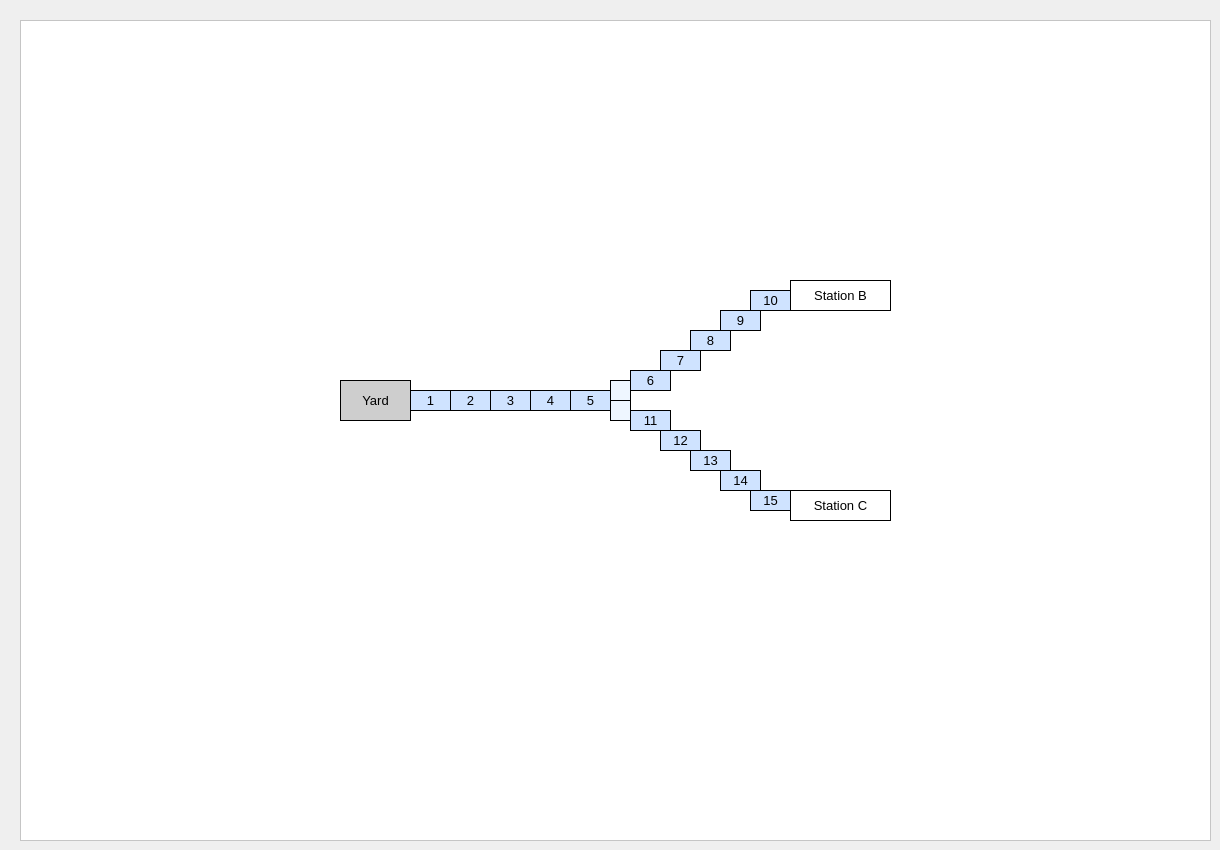
    <widget class="QWidget" name="page_4">
     <widget class="QFrame" name="frame_2">
      <property name="geometry">
       <rect>
        <x>20</x>
        <y>20</y>
        <width>1191</width>
        <height>821</height>
       </rect>
      </property>
      <property name="styleSheet">
       <string notr="true">background-color: rgb(255, 255, 255);</string>
      </property>
      <property name="frameShape">
       <enum>QFrame::StyledPanel</enum>
      </property>
      <property name="frameShadow">
       <enum>QFrame::Sunken</enum>
      </property>
      <property name="lineWidth">
       <number>2</number>
      </property>
      <widget class="QLabel" name="label_32">
       <property name="geometry">
        <rect>
         <x>320</x>
         <y>360</y>
         <width>71</width>
         <height>41</height>
        </rect>
       </property>
       <property name="font">
        <font>
         <pointsize>10</pointsize>
        </font>
       </property>
       <property name="styleSheet">
        <string notr="true">background-color: rgb(206, 206, 206);</string>
       </property>
       <property name="frameShape">
        <enum>QFrame::Box</enum>
       </property>
       <property name="lineWidth">
        <number>1</number>
       </property>
       <property name="text">
        <string>Yard</string>
       </property>
       <property name="alignment">
        <set>Qt::AlignCenter</set>
       </property>
      </widget>
      <widget class="QLabel" name="label_37">
       <property name="geometry">
        <rect>
         <x>390</x>
         <y>370</y>
         <width>41</width>
         <height>21</height>
        </rect>
       </property>
       <property name="font">
        <font>
         <pointsize>10</pointsize>
        </font>
       </property>
       <property name="styleSheet">
        <string notr="true">background-color: rgb(207, 227, 255);</string>
       </property>
       <property name="frameShape">
        <enum>QFrame::Box</enum>
       </property>
       <property name="lineWidth">
        <number>1</number>
       </property>
       <property name="text">
        <string>1</string>
       </property>
       <property name="alignment">
        <set>Qt::AlignCenter</set>
       </property>
      </widget>
      <widget class="QLabel" name="label_38">
       <property name="geometry">
        <rect>
         <x>430</x>
         <y>370</y>
         <width>41</width>
         <height>21</height>
        </rect>
       </property>
       <property name="font">
        <font>
         <pointsize>10</pointsize>
        </font>
       </property>
       <property name="styleSheet">
        <string notr="true">background-color: rgb(207, 227, 255);</string>
       </property>
       <property name="frameShape">
        <enum>QFrame::Box</enum>
       </property>
       <property name="lineWidth">
        <number>1</number>
       </property>
       <property name="text">
        <string>2</string>
       </property>
       <property name="alignment">
        <set>Qt::AlignCenter</set>
       </property>
      </widget>
      <widget class="QLabel" name="label_39">
       <property name="geometry">
        <rect>
         <x>470</x>
         <y>370</y>
         <width>41</width>
         <height>21</height>
        </rect>
       </property>
       <property name="font">
        <font>
         <pointsize>10</pointsize>
        </font>
       </property>
       <property name="styleSheet">
        <string notr="true">background-color: rgb(207, 227, 255);</string>
       </property>
       <property name="frameShape">
        <enum>QFrame::Box</enum>
       </property>
       <property name="lineWidth">
        <number>1</number>
       </property>
       <property name="text">
        <string>3</string>
       </property>
       <property name="alignment">
        <set>Qt::AlignCenter</set>
       </property>
      </widget>
      <widget class="QLabel" name="label_40">
       <property name="geometry">
        <rect>
         <x>510</x>
         <y>370</y>
         <width>41</width>
         <height>21</height>
        </rect>
       </property>
       <property name="font">
        <font>
         <pointsize>10</pointsize>
        </font>
       </property>
       <property name="styleSheet">
        <string notr="true">background-color: rgb(207, 227, 255);</string>
       </property>
       <property name="frameShape">
        <enum>QFrame::Box</enum>
       </property>
       <property name="lineWidth">
        <number>1</number>
       </property>
       <property name="text">
        <string>4</string>
       </property>
       <property name="alignment">
        <set>Qt::AlignCenter</set>
       </property>
      </widget>
      <widget class="QLabel" name="label_41">
       <property name="geometry">
        <rect>
         <x>550</x>
         <y>370</y>
         <width>41</width>
         <height>21</height>
        </rect>
       </property>
       <property name="font">
        <font>
         <pointsize>10</pointsize>
        </font>
       </property>
       <property name="styleSheet">
        <string notr="true">background-color: rgb(207, 227, 255);</string>
       </property>
       <property name="frameShape">
        <enum>QFrame::Box</enum>
       </property>
       <property name="lineWidth">
        <number>1</number>
       </property>
       <property name="text">
        <string>5</string>
       </property>
       <property name="alignment">
        <set>Qt::AlignCenter</set>
       </property>
      </widget>
      <widget class="QLabel" name="label_42">
       <property name="geometry">
        <rect>
         <x>610</x>
         <y>350</y>
         <width>41</width>
         <height>21</height>
        </rect>
       </property>
       <property name="font">
        <font>
         <pointsize>10</pointsize>
        </font>
       </property>
       <property name="styleSheet">
        <string notr="true">background-color: rgb(207, 227, 255);</string>
       </property>
       <property name="frameShape">
        <enum>QFrame::Box</enum>
       </property>
       <property name="lineWidth">
        <number>1</number>
       </property>
       <property name="text">
        <string>6</string>
       </property>
       <property name="alignment">
        <set>Qt::AlignCenter</set>
       </property>
      </widget>
      <widget class="QLabel" name="label_43">
       <property name="geometry">
        <rect>
         <x>640</x>
         <y>330</y>
         <width>41</width>
         <height>21</height>
        </rect>
       </property>
       <property name="font">
        <font>
         <pointsize>10</pointsize>
        </font>
       </property>
       <property name="styleSheet">
        <string notr="true">background-color: rgb(207, 227, 255);</string>
       </property>
       <property name="frameShape">
        <enum>QFrame::Box</enum>
       </property>
       <property name="lineWidth">
        <number>1</number>
       </property>
       <property name="text">
        <string>7</string>
       </property>
       <property name="alignment">
        <set>Qt::AlignCenter</set>
       </property>
      </widget>
      <widget class="QLabel" name="label_44">
       <property name="geometry">
        <rect>
         <x>670</x>
         <y>310</y>
         <width>41</width>
         <height>21</height>
        </rect>
       </property>
       <property name="font">
        <font>
         <pointsize>10</pointsize>
        </font>
       </property>
       <property name="styleSheet">
        <string notr="true">background-color: rgb(207, 227, 255);</string>
       </property>
       <property name="frameShape">
        <enum>QFrame::Box</enum>
       </property>
       <property name="lineWidth">
        <number>1</number>
       </property>
       <property name="text">
        <string>8</string>
       </property>
       <property name="alignment">
        <set>Qt::AlignCenter</set>
       </property>
      </widget>
      <widget class="QLabel" name="label_45">
       <property name="geometry">
        <rect>
         <x>700</x>
         <y>290</y>
         <width>41</width>
         <height>21</height>
        </rect>
       </property>
       <property name="font">
        <font>
         <pointsize>10</pointsize>
        </font>
       </property>
       <property name="styleSheet">
        <string notr="true">background-color: rgb(207, 227, 255);</string>
       </property>
       <property name="frameShape">
        <enum>QFrame::Box</enum>
       </property>
       <property name="lineWidth">
        <number>1</number>
       </property>
       <property name="text">
        <string>9</string>
       </property>
       <property name="alignment">
        <set>Qt::AlignCenter</set>
       </property>
      </widget>
      <widget class="QLabel" name="label_47">
       <property name="geometry">
        <rect>
         <x>730</x>
         <y>270</y>
         <width>41</width>
         <height>21</height>
        </rect>
       </property>
       <property name="font">
        <font>
         <pointsize>10</pointsize>
        </font>
       </property>
       <property name="styleSheet">
        <string notr="true">background-color: rgb(207, 227, 255);</string>
       </property>
       <property name="frameShape">
        <enum>QFrame::Box</enum>
       </property>
       <property name="lineWidth">
        <number>1</number>
       </property>
       <property name="text">
        <string>10</string>
       </property>
       <property name="alignment">
        <set>Qt::AlignCenter</set>
       </property>
      </widget>
      <widget class="QLabel" name="label_48">
       <property name="geometry">
        <rect>
         <x>610</x>
         <y>390</y>
         <width>41</width>
         <height>21</height>
        </rect>
       </property>
       <property name="font">
        <font>
         <pointsize>10</pointsize>
        </font>
       </property>
       <property name="styleSheet">
        <string notr="true">background-color: rgb(207, 227, 255);</string>
       </property>
       <property name="frameShape">
        <enum>QFrame::Box</enum>
       </property>
       <property name="lineWidth">
        <number>1</number>
       </property>
       <property name="text">
        <string>11</string>
       </property>
       <property name="alignment">
        <set>Qt::AlignCenter</set>
       </property>
      </widget>
      <widget class="QLabel" name="label_49">
       <property name="geometry">
        <rect>
         <x>640</x>
         <y>410</y>
         <width>41</width>
         <height>21</height>
        </rect>
       </property>
       <property name="font">
        <font>
         <pointsize>10</pointsize>
        </font>
       </property>
       <property name="styleSheet">
        <string notr="true">background-color: rgb(207, 227, 255);</string>
       </property>
       <property name="frameShape">
        <enum>QFrame::Box</enum>
       </property>
       <property name="lineWidth">
        <number>1</number>
       </property>
       <property name="text">
        <string>12</string>
       </property>
       <property name="alignment">
        <set>Qt::AlignCenter</set>
       </property>
      </widget>
      <widget class="QLabel" name="label_50">
       <property name="geometry">
        <rect>
         <x>670</x>
         <y>430</y>
         <width>41</width>
         <height>21</height>
        </rect>
       </property>
       <property name="font">
        <font>
         <pointsize>10</pointsize>
        </font>
       </property>
       <property name="styleSheet">
        <string notr="true">background-color: rgb(207, 227, 255);</string>
       </property>
       <property name="frameShape">
        <enum>QFrame::Box</enum>
       </property>
       <property name="lineWidth">
        <number>1</number>
       </property>
       <property name="text">
        <string>13</string>
       </property>
       <property name="alignment">
        <set>Qt::AlignCenter</set>
       </property>
      </widget>
      <widget class="QLabel" name="label_51">
       <property name="geometry">
        <rect>
         <x>700</x>
         <y>450</y>
         <width>41</width>
         <height>21</height>
        </rect>
       </property>
       <property name="font">
        <font>
         <pointsize>10</pointsize>
        </font>
       </property>
       <property name="styleSheet">
        <string notr="true">background-color: rgb(207, 227, 255);</string>
       </property>
       <property name="frameShape">
        <enum>QFrame::Box</enum>
       </property>
       <property name="lineWidth">
        <number>1</number>
       </property>
       <property name="text">
        <string>14</string>
       </property>
       <property name="alignment">
        <set>Qt::AlignCenter</set>
       </property>
      </widget>
      <widget class="QLabel" name="label_52">
       <property name="geometry">
        <rect>
         <x>730</x>
         <y>470</y>
         <width>41</width>
         <height>21</height>
        </rect>
       </property>
       <property name="font">
        <font>
         <pointsize>10</pointsize>
        </font>
       </property>
       <property name="styleSheet">
        <string notr="true">background-color: rgb(207, 227, 255);</string>
       </property>
       <property name="frameShape">
        <enum>QFrame::Box</enum>
       </property>
       <property name="lineWidth">
        <number>1</number>
       </property>
       <property name="text">
        <string>15</string>
       </property>
       <property name="alignment">
        <set>Qt::AlignCenter</set>
       </property>
      </widget>
      <widget class="QLabel" name="label_53">
       <property name="geometry">
        <rect>
         <x>590</x>
         <y>360</y>
         <width>21</width>
         <height>21</height>
        </rect>
       </property>
       <property name="font">
        <font>
         <pointsize>10</pointsize>
         <weight>50</weight>
         <bold>false</bold>
        </font>
       </property>
       <property name="styleSheet">
        <string notr="true">background-color: rgb(238, 246, 255);</string>
       </property>
       <property name="frameShape">
        <enum>QFrame::Box</enum>
       </property>
       <property name="lineWidth">
        <number>1</number>
       </property>
       <property name="text">
        <string/>
       </property>
       <property name="alignment">
        <set>Qt::AlignCenter</set>
       </property>
      </widget>
      <widget class="QLabel" name="label_54">
       <property name="geometry">
        <rect>
         <x>590</x>
         <y>380</y>
         <width>21</width>
         <height>21</height>
        </rect>
       </property>
       <property name="font">
        <font>
         <pointsize>10</pointsize>
        </font>
       </property>
       <property name="styleSheet">
        <string notr="true">background-color: rgb(238, 246, 255);</string>
       </property>
       <property name="frameShape">
        <enum>QFrame::Box</enum>
       </property>
       <property name="lineWidth">
        <number>1</number>
       </property>
       <property name="text">
        <string/>
       </property>
       <property name="alignment">
        <set>Qt::AlignCenter</set>
       </property>
      </widget>
      <widget class="QLabel" name="label_33">
       <property name="geometry">
        <rect>
         <x>770</x>
         <y>260</y>
         <width>101</width>
         <height>31</height>
        </rect>
       </property>
       <property name="font">
        <font>
         <pointsize>10</pointsize>
        </font>
       </property>
       <property name="frameShape">
        <enum>QFrame::Box</enum>
       </property>
       <property name="lineWidth">
        <number>1</number>
       </property>
       <property name="text">
        <string>Station B</string>
       </property>
       <property name="alignment">
        <set>Qt::AlignCenter</set>
       </property>
      </widget>
      <widget class="QLabel" name="label_34">
       <property name="geometry">
        <rect>
         <x>770</x>
         <y>470</y>
         <width>101</width>
         <height>31</height>
        </rect>
       </property>
       <property name="font">
        <font>
         <pointsize>10</pointsize>
        </font>
       </property>
       <property name="frameShape">
        <enum>QFrame::Box</enum>
       </property>
       <property name="lineWidth">
        <number>1</number>
       </property>
       <property name="text">
        <string>Station C</string>
       </property>
       <property name="alignment">
        <set>Qt::AlignCenter</set>
       </property>
      </widget>
     </widget>
    </widget>
